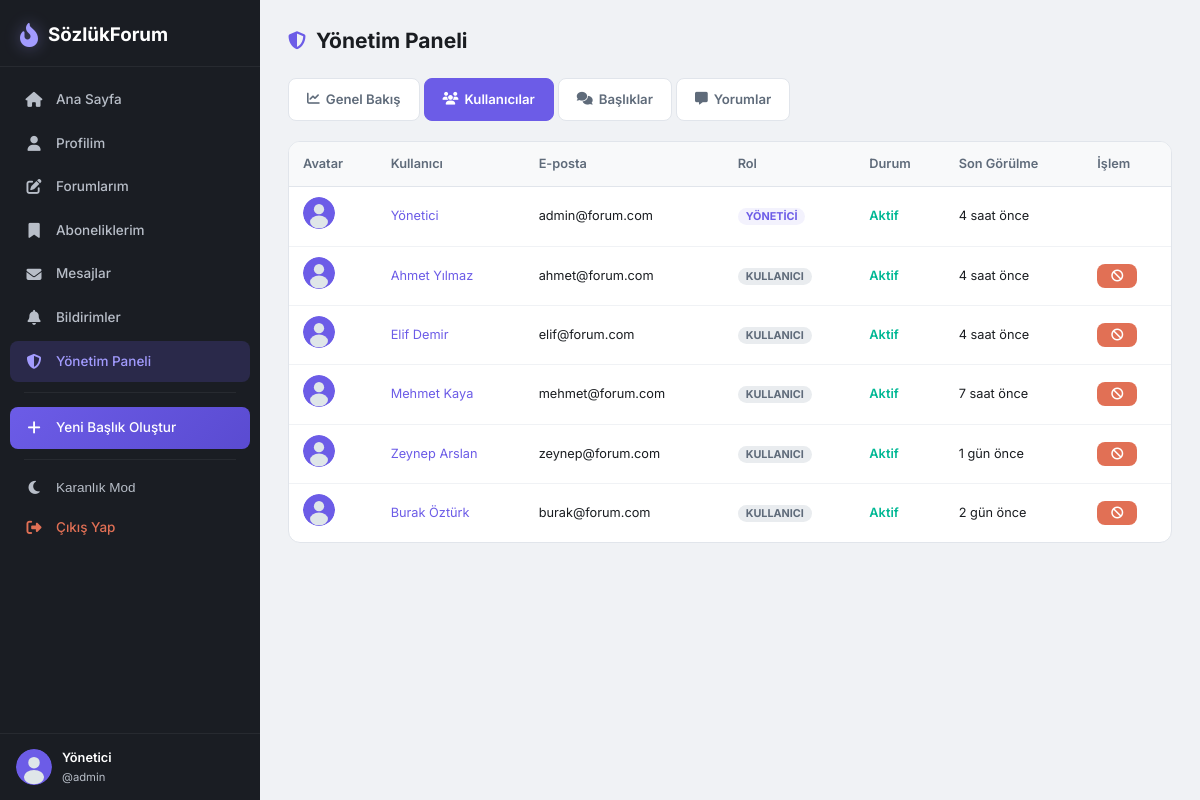
The app's page /admin.php?tab=users (signed in) with its own data.
### tables this page shows
CREATE TABLE users (
    id INT AUTO_INCREMENT PRIMARY KEY,
    username VARCHAR(50) NOT NULL UNIQUE,
    email VARCHAR(100) NOT NULL UNIQUE,
    password VARCHAR(255) NOT NULL,
    display_name VARCHAR(100) DEFAULT NULL,
    bio TEXT DEFAULT NULL,
    avatar VARCHAR(255) DEFAULT NULL,
    role ENUM('user','admin') DEFAULT 'user',
    is_blocked TINYINT(1) DEFAULT 0,
    last_seen DATETIME DEFAULT CURRENT_TIMESTAMP,
    created_at DATETIME DEFAULT CURRENT_TIMESTAMP
);

### config.php (called while the page is built, shortened)
<?php
function e($str) {
    return htmlspecialchars((string)$str, ENT_QUOTES, 'UTF-8');
}
function timeAgo($datetime) {
    $now = new DateTime();
    $ago = new DateTime($datetime);
    $diff = $now->diff($ago);
    if ($diff->d > 0) return $diff->d . ' gün önce';
    if ($diff->h > 0) return $diff->h . ' saat önce';
    return 'az önce';
}
function getAvatar($avatar) {
    return 'assets/default_avatar.svg';
}
?>

### admin.php (the view, shortened to what this page needs)
<?php
require_once 'config.php';
$tab = $_GET['tab'] ?? 'dashboard';
$totalUsers = $pdo->query("SELECT COUNT(*) FROM users")->fetchColumn();
$totalTopics = $pdo->query("SELECT COUNT(*) FROM topics")->fetchColumn();
$totalComments = $pdo->query("SELECT COUNT(*) FROM comments")->fetchColumn();
$onlineUsers = $pdo->query("SELECT COUNT(*) FROM users WHERE last_seen > DATE_SUB(NOW(), INTERVAL 5 MINUTE)")->fetchColumn();
$users = $pdo->query("SELECT * FROM users ORDER BY created_at DESC")->fetchAll();
$recentComments = $pdo->query("SELECT c.*, u.username, u.display_name, t.title as topic_title FROM comments c JOIN users u ON c.user_id = u.id JOIN topics t ON c.topic_id = t.id ORDER BY c.created_at DESC LIMIT 20")->fetchAll();
include 'includes/header.php';
?>
<div class="page-layout">
    <div class="content-main admin-page">
        <div class="page-header">
            <h1><i class="fas fa-shield-halved"></i> Yönetim Paneli</h1>
        </div>
        <div class="admin-tabs">
            <a href="admin.php?tab=dashboard" class="admin-tab <?= $tab === 'dashboard' ? 'active' : '' ?>">
                <i class="fas fa-chart-line"></i> Genel Bakış
            </a>
            <a href="admin.php?tab=users" class="admin-tab <?= $tab === 'users' ? 'active' : '' ?>">
                <i class="fas fa-users"></i> Kullanıcılar
            </a>
            <a href="admin.php?tab=topics" class="admin-tab <?= $tab === 'topics' ? 'active' : '' ?>">
                <i class="fas fa-comments"></i> Başlıklar
            </a>
            <a href="admin.php?tab=comments" class="admin-tab <?= $tab === 'comments' ? 'active' : '' ?>">
                <i class="fas fa-message"></i> Yorumlar
            </a>
        </div>
        <?php if ($tab === 'dashboard'): ?>
        <div class="admin-stats">
            <div class="admin-stat-card">
                <i class="fas fa-users"></i>
                <div class="stat-info">
                    <span class="stat-number"><?= $totalUsers ?></span>
                    <span class="stat-label">Toplam Kullanıcı</span>
                </div>
            </div>
            <div class="admin-stat-card">
                <i class="fas fa-comments"></i>
                <div class="stat-info">
                    <span class="stat-number"><?= $totalTopics ?></span>
                    <span class="stat-label">Toplam Başlık</span>
                </div>
            </div>
            <div class="admin-stat-card">
                <i class="fas fa-message"></i>
                <div class="stat-info">
                    <span class="stat-number"><?= $totalComments ?></span>
                    <span class="stat-label">Toplam Yorum</span>
                </div>
            </div>
            <div class="admin-stat-card">
                <i class="fas fa-circle online-dot"></i>
                <div class="stat-info">
                    <span class="stat-number"><?= $onlineUsers ?></span>
                    <span class="stat-label">Çevrimiçi</span>
                </div>
            </div>
        </div>
        <h3 class="section-title"><i class="fas fa-clock"></i> Son Yorumlar</h3>
        <div class="admin-table-wrap">
            <table class="admin-table">
                <thead><tr><th>Kullanıcı</th><th>Başlık</th><th>Yorum</th><th>Tarih</th></tr></thead>
                <tbody>
                    <?php foreach (array_slice($recentComments, 0, 10) as $c): ?>
                    <tr>
                        <td><?= e($c['display_name'] ?? $c['username']) ?></td>
                        <td><a href="topic.php?id=<?= $c['topic_id'] ?>"><?= e(mb_substr($c['topic_title'], 0, 30)) ?>...</a></td>
                        <td><?= e(mb_substr($c['content'], 0, 50)) ?>...</td>
                        <td><?= timeAgo($c['created_at']) ?></td>
                    </tr>
                    <?php endforeach; ?>
                </tbody>
            </table>
        </div>
        <?php elseif ($tab === 'users'): ?>
        <div class="admin-table-wrap">
            <table class="admin-table">
                <thead><tr><th>Avatar</th><th>Kullanıcı</th><th>E-posta</th><th>Rol</th><th>Durum</th><th>Son Görülme</th><th>İşlem</th></tr></thead>
                <tbody>
                    <?php foreach ($users as $u): ?>
                    <tr class="<?= $u['is_blocked'] ? 'blocked-row' : '' ?>">
                        <td><img src="<?= e(getAvatar($u['avatar'])) ?>" alt="" class="table-avatar"></td>
                        <td><a href="profile.php?id=<?= $u['id'] ?>"><?= e($u['display_name'] ?? $u['username']) ?></a></td>
                        <td><?= e($u['email']) ?></td>
                        <td><span class="role-badge role-<?= $u['role'] ?>"><?= $u['role'] === 'admin' ? 'Yönetici' : 'Kullanıcı' ?></span></td>
                        <td><?= $u['is_blocked'] ? '<span class="status-blocked">Engelli</span>' : '<span class="status-active">Aktif</span>' ?></td>
                        <td><?= timeAgo($u['last_seen']) ?></td>
                        <td>
                            <?php if ($u['id'] != $_SESSION['user_id']): ?>
                            <form method="POST" style="display:inline">
                                <?php if ($u['is_blocked']): ?>
                                    <input type="hidden" name="action" value="unblock_user">
                                    <button class="btn btn-sm btn-success" title="Engeli Kaldır"><i class="fas fa-unlock"></i></button>
                                <?php else: ?>
                                    <button class="btn btn-sm btn-danger" title="Engelle"><i class="fas fa-ban"></i></button>
                                <?php endif; ?>
                            </form>
                            <?php endif; ?>
                        </td>
                    </tr>
                    <?php endforeach; ?>
                </tbody>
            </table>
        </div>
        <?php endif; ?>
    </div>
</div>
<?php include 'includes/footer.php'; ?>

### assets/style.css (style rules this page uses)
:root, [data-theme="light"] { --bg-primary: #f0f2f5; --bg-secondary: #ffffff; --bg-tertiary: #f8f9fa; --bg-hover: #e9ecef; --bg-active: #e3e7eb; --text-primary: #1a1d21; --text-secondary: #5f6b7a; --text-tertiary: #8b95a5; --text-inverse: #ffffff; --accent: #6c5ce7; --accent-light: #a29bfe; --accent-hover: #5a4bd1; --accent-bg: rgba(108, 92, 231, 0.08); --success: #00b894; --success-bg: rgba(0, 184, 148, 0.1); --warning: #fdcb6e; --warning-bg: rgba(253, 203, 110, 0.15); --danger: #e17055; --danger-bg: rgba(225, 112, 85, 0.1); --border: #e1e5eb; --border-light: #f0f2f5; --shadow: 0 1px 3px rgba(0,0,0,0.06), 0 1px 2px rgba(0,0,0,0.04); --shadow-lg: 0 10px 25px rgba(0,0,0,0.08); --shadow-xl: 0 20px 40px rgba(0,0,0,0.12); --sidebar-width: 260px; --sidebar-bg: #1a1d23; --sidebar-text: #b8bec8; --sidebar-text-hover: #ffffff; --sidebar-active-bg: rgba(108, 92, 231, 0.2); --sidebar-divider: rgba(255,255,255,0.06); --radius-sm: 8px; --radius: 12px; --radius-lg: 16px; --radius-xl: 20px; --radius-full: 999px; --transition: 0.2s ease; }
*, *::before, *::after { box-sizing: border-box; margin: 0; padding: 0; }
html { font-size: 15px; scroll-behavior: smooth; }
body { font-family: 'Inter', -apple-system, BlinkMacSystemFont, sans-serif; background: var(--bg-primary); color: var(--text-primary); line-height: 1.6; min-height: 100vh; display: flex; -webkit-font-smoothing: antialiased; }
a { color: var(--accent); text-decoration: none; transition: color var(--transition); }
img { max-width: 100%; height: auto; }
.page-layout { display: flex; gap: 24px; }
.content-main { flex: 1; min-width: 0; }
.page-header { display: flex; align-items: center; justify-content: space-between; margin-bottom: 20px; flex-wrap: wrap; gap: 12px; }
.page-header h1 { font-size: 1.4rem; font-weight: 700; display: flex; align-items: center; gap: 10px; }
.page-header h1 i { color: var(--accent); font-size: 1.2rem; }
.btn { display: inline-flex; align-items: center; gap: 6px; padding: 10px 20px; border: none; border-radius: var(--radius-sm); font-family: inherit; font-size: 0.9rem; font-weight: 600; cursor: pointer; transition: all var(--transition); text-decoration: none; white-space: nowrap; }
.btn-sm { padding: 6px 14px; font-size: 0.8rem; }
.btn-danger { background: var(--danger); color: #fff; }
.admin-tabs { display: flex; gap: 4px; margin-bottom: 20px; flex-wrap: wrap; }
.admin-tab { display: inline-flex; align-items: center; gap: 6px; padding: 10px 18px; border-radius: var(--radius-sm); font-size: 0.88rem; font-weight: 600; color: var(--text-secondary); background: var(--bg-secondary); border: 1px solid var(--border); transition: all var(--transition); text-decoration: none; }
.admin-tab.active { background: var(--accent); color: #fff; border-color: var(--accent); }
.admin-tab i { font-size: 0.85rem; }
.admin-table-wrap { overflow-x: auto; background: var(--bg-secondary); border: 1px solid var(--border); border-radius: var(--radius); }
.admin-table { width: 100%; border-collapse: collapse; font-size: 0.85rem; }
.admin-table th { background: var(--bg-tertiary); padding: 12px 14px; text-align: left; font-weight: 600; color: var(--text-secondary); border-bottom: 1px solid var(--border); white-space: nowrap; }
.admin-table td { padding: 10px 14px; border-bottom: 1px solid var(--border-light); color: var(--text-primary); }
.admin-table tr:last-child td { border-bottom: none; }
.table-avatar { width: 32px; height: 32px; border-radius: var(--radius-full); object-fit: cover; }
.role-badge { padding: 2px 8px; border-radius: var(--radius-full); font-size: 0.72rem; font-weight: 700; text-transform: uppercase; }
.role-admin { background: var(--accent-bg); color: var(--accent); }
.role-user { background: var(--bg-hover); color: var(--text-secondary); }
.status-active { color: var(--success); font-weight: 600; }

### records on screen
users: display_name "Yönetici", email "admin@forum.com", role "YÖNETICI", is_blocked "Aktif", last_seen "4 saat önce"
users: display_name "Ahmet Yılmaz", email "ahmet@forum.com", role "KULLANICI", is_blocked "Aktif", last_seen "4 saat önce"
users: display_name "Elif Demir", email "elif@forum.com", role "KULLANICI", is_blocked "Aktif", last_seen "4 saat önce"
users: display_name "Mehmet Kaya", email "mehmet@forum.com", role "KULLANICI", is_blocked "Aktif", last_seen "7 saat önce"
users: display_name "Zeynep Arslan", email "zeynep@forum.com", role "KULLANICI", is_blocked "Aktif", last_seen "1 gün önce"
users: display_name "Burak Öztürk", email "burak@forum.com", role "KULLANICI", is_blocked "Aktif", last_seen "2 gün önce"

### other values on screen
$_SESSION['display_name'] "Yönetici"
$_SESSION['username'] "admin"
